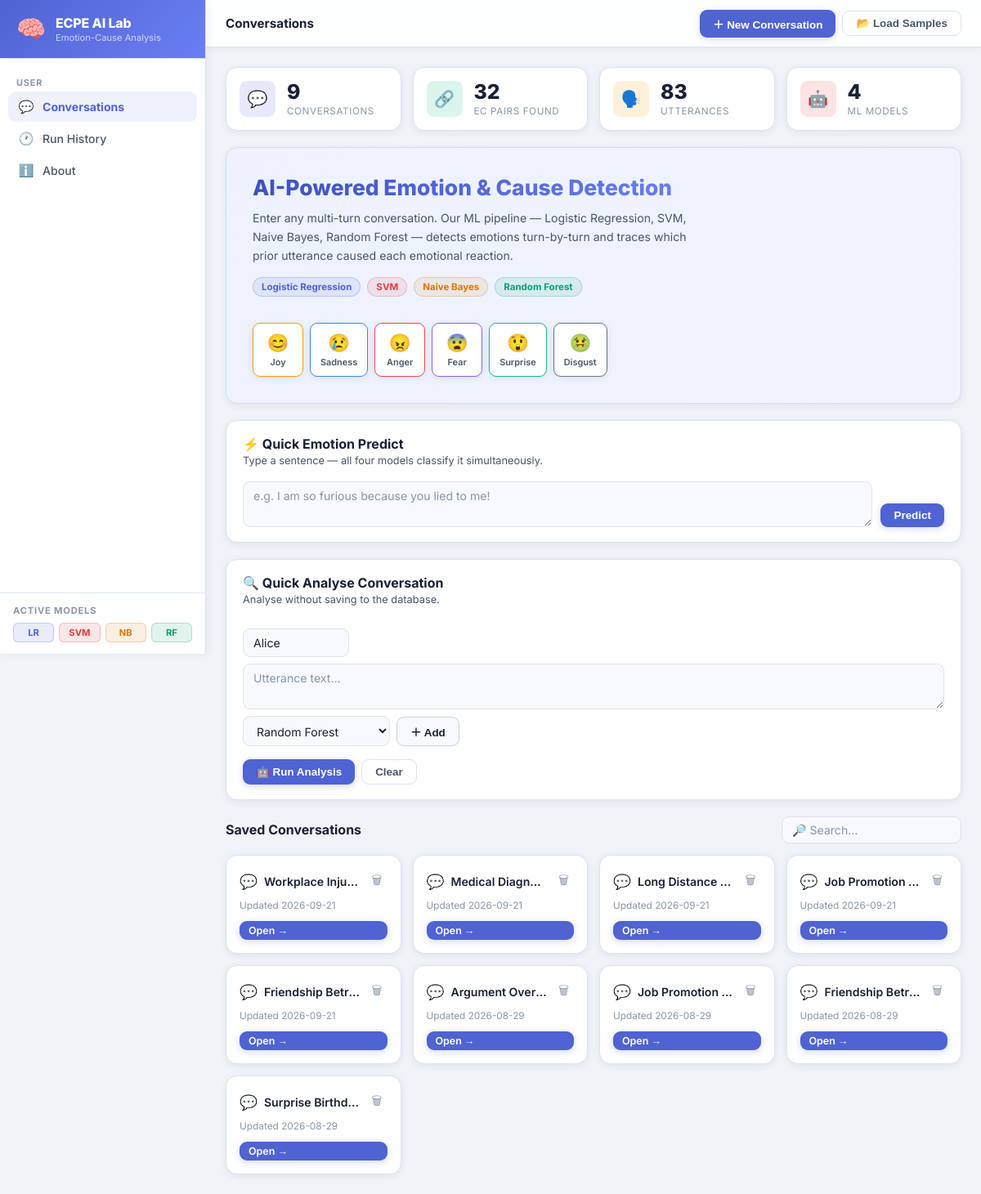
The page / on the database its author committed.
### tables this page shows
CREATE TABLE conversations (
        id         INTEGER PRIMARY KEY AUTOINCREMENT,
        title      TEXT NOT NULL,
        created_at TIMESTAMP DEFAULT CURRENT_TIMESTAMP,
        updated_at TIMESTAMP DEFAULT CURRENT_TIMESTAMP
    );

### app.py (the view)
@app.route("/")
def index():
    db    = get_db()
    convs = db.execute("SELECT * FROM conversations ORDER BY updated_at DESC").fetchall()
    total_pairs = db.execute("SELECT COUNT(*) FROM emotion_cause_pairs").fetchone()[0]
    total_runs  = db.execute("SELECT COUNT(*) FROM analysis_runs").fetchone()[0]
    total_utts  = db.execute("SELECT COUNT(*) FROM utterances").fetchone()[0]
    db.close()
    return render_template("index.html",
        conversations=convs,
        total_pairs=total_pairs,
        total_runs=total_runs,
        total_utts=total_utts,
        emotion_meta=EMOTION_META,
    )

### database.py (called while the page is built)
def get_db():
    conn = sqlite3.connect(DATABASE)
    conn.row_factory = sqlite3.Row
    conn.execute("PRAGMA foreign_keys = ON")
    return conn

### templates/index.html (shortened to what this page needs)
{% extends "base.html" %}
{% block topbar_title %}Conversations{% endblock %}
{% block topbar_actions %}
  <button class="btn btn-primary" id="btnNewConv">＋ New Conversation</button>
  <button class="btn btn-ghost"   id="btnLoadSamples" title="Load sample conversations">📂 Load Samples</button>
{% endblock %}
{% block content %}
<div class="kpi-strip">
  <div class="kpi-card">
    <div class="kpi-icon" style="background:rgba(99,102,241,.15);color:#818cf8">💬</div>
    <div class="kpi-body">
      <div class="kpi-num">{{ conversations|length }}</div>
      <div class="kpi-label">Conversations</div>
    </div>
  </div>
  <div class="kpi-card">
    <div class="kpi-icon" style="background:rgba(16,185,129,.15);color:#34d399">🔗</div>
    <div class="kpi-body">
      <div class="kpi-num">{{ total_pairs }}</div>
      <div class="kpi-label">EC Pairs Found</div>
    </div>
  </div>
  <div class="kpi-card">
    <div class="kpi-icon" style="background:rgba(245,158,11,.15);color:#fbbf24">🗣️</div>
    <div class="kpi-body">
      <div class="kpi-num">{{ total_utts }}</div>
      <div class="kpi-label">Utterances</div>
    </div>
  </div>
  <div class="kpi-card">
    <div class="kpi-icon" style="background:rgba(239,68,68,.15);color:#f87171">🤖</div>
    <div class="kpi-body">
      <div class="kpi-num">4</div>
      <div class="kpi-label">ML Models</div>
    </div>
  </div>
</div>
<div class="hero-banner">
  <div class="hero-text">
    <h1 class="hero-title">AI-Powered Emotion &amp; Cause Detection</h1>
    <p class="hero-sub">Enter any multi-turn conversation. Our ML pipeline — Logistic Regression, SVM, Naive Bayes, Random Forest — detects emotions turn-by-turn and traces which prior utterance caused each emotional reaction.</p>
    <div class="hero-algo-badges">
      <span class="algo-badge lr">Logistic Regression</span>
      <span class="algo-badge svm">SVM</span>
      <span class="algo-badge nb">Naive Bayes</span>
      <span class="algo-badge rf">Random Forest</span>
    </div>
  </div>
  <div class="hero-emo-wheel">
    {% for name, meta in emotion_meta.items() %}
    {% if name != 'neutral' %}
    <div class="emo-wheel-item" data-color="{{ meta.color }}">
      <span class="emo-wheel-icon">{{ meta.icon }}</span>
      <span class="emo-wheel-label">{{ name|capitalize }}</span>
    </div>
    {% endif %}
    {% endfor %}
  </div>
</div>
<div class="card mb-5">
  <div class="card-header">
    <h2 class="card-title">⚡ Quick Emotion Predict</h2>
    <p class="card-subtitle">Type a sentence — all four models classify it simultaneously.</p>
  </div>
  <div class="card-body">
    <div class="quick-predict-row">
      <textarea id="qpText" class="input textarea" rows="2" placeholder="e.g. I am so furious because you lied to me!"></textarea>
      <button class="btn btn-primary" id="qpBtn">Predict</button>
    </div>
  </div>
</div>
<div class="card mb-5">
  <div class="card-header">
    <h2 class="card-title">🔍 Quick Analyse Conversation</h2>
    <p class="card-subtitle">Analyse without saving to the database.</p>
  </div>
  <div class="card-body">
    <div class="qa-add-row">
      <input  id="qaSpeaker" class="input" style="max-width:130px" placeholder="Speaker" value="Alice"/>
      <textarea id="qaText"  class="input textarea" rows="2" placeholder="Utterance text…"></textarea>
      <select id="qaModel" class="input" style="max-width:180px">
        <option value="Random Forest">Random Forest</option>
      </select>
      <button class="btn btn-secondary" id="qaAddBtn">＋ Add</button>
    </div>
    <div class="btn-row mt-4">
      <button class="btn btn-primary" id="qaAnalyseBtn">🤖 Run Analysis</button>
      <button class="btn btn-ghost"   id="qaClearBtn">Clear</button>
    </div>
  </div>
</div>
<div class="section-header">
  <h2 class="section-title">Saved Conversations</h2>
  <input id="searchConv" class="input search-input" placeholder="🔎 Search…"/>
</div>
{% if conversations %}
<div class="conv-grid" id="convGrid">
  {% for c in conversations %}
  <div class="conv-card" data-id="{{ c.id }}" data-title="{{ c.title }}">
    <div class="conv-card-top">
      <div class="conv-card-icon">💬</div>
      <div class="conv-card-title" title="{{ c.title }}">{{ c.title }}</div>
      <button class="icon-btn danger del-conv-btn" data-id="{{ c.id }}">🗑</button>
    </div>
    <div class="conv-card-meta">Updated {{ c.updated_at[:10] }}</div>
    <a href="{{ url_for('conversation_view', conv_id=c.id) }}" class="btn btn-primary btn-sm mt-3 w-full">Open →</a>
  </div>
  {% endfor %}
</div>
{% endif %}
{% endblock %}

### rows shown on the page
conversations: title "Workplace Inju…", updated_at "2026-09-21"
conversations: title "Medical Diagn…", updated_at "2026-09-21"
conversations: title "Long Distance…", updated_at "2026-09-21"
conversations: title "Job Promotion…", updated_at "2026-09-21"
conversations: title "Friendship Betr…", updated_at "2026-09-21"
conversations: title "Argument Over…", updated_at "2026-08-29"
conversations: title "Job Promotion…", updated_at "2026-08-29"
conversations: title "Friendship Betr…", updated_at "2026-08-29"
conversations: title "Surprise Birthd…", updated_at "2026-08-29"

### other values the page prints
{{ conversations|length }} "9"
{{ total_pairs }} "32"
{{ total_utts }} "83"
{{ meta.icon }} "😊" "😢" "😠" "😨" "😲" "🤢"
{{ name|capitalize }} "Joy" "Sadness" "Anger" "Fear" "Surprise" "Disgust"
